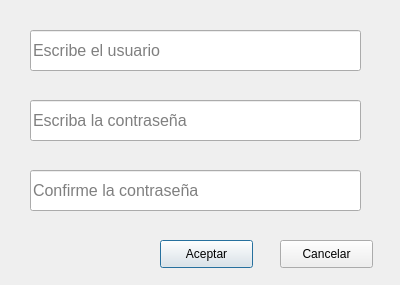
<?xml version="1.0" encoding="UTF-8"?>
<ui version="4.0">
 <class>Dialog</class>
 <widget class="QDialog" name="Dialog">
  <property name="geometry">
   <rect>
    <x>0</x>
    <y>0</y>
    <width>400</width>
    <height>285</height>
   </rect>
  </property>
  <property name="windowTitle">
   <string>Dialog</string>
  </property>
  <widget class="QLineEdit" name="txtUsuarioRegistrar">
   <property name="geometry">
    <rect>
     <x>30</x>
     <y>30</y>
     <width>331</width>
     <height>41</height>
    </rect>
   </property>
   <property name="font">
    <font>
     <pointsize>12</pointsize>
    </font>
   </property>
   <property name="placeholderText">
    <string>Escribe el usuario</string>
   </property>
  </widget>
  <widget class="QLineEdit" name="txtRegistrarPassword">
   <property name="geometry">
    <rect>
     <x>30</x>
     <y>100</y>
     <width>331</width>
     <height>41</height>
    </rect>
   </property>
   <property name="font">
    <font>
     <pointsize>12</pointsize>
    </font>
   </property>
   <property name="placeholderText">
    <string>Escriba la contraseña</string>
   </property>
  </widget>
  <widget class="QLineEdit" name="txtConfirmarPassword">
   <property name="geometry">
    <rect>
     <x>30</x>
     <y>170</y>
     <width>331</width>
     <height>41</height>
    </rect>
   </property>
   <property name="font">
    <font>
     <pointsize>12</pointsize>
    </font>
   </property>
   <property name="text">
    <string/>
   </property>
   <property name="placeholderText">
    <string>Confirme la contraseña</string>
   </property>
  </widget>
  <widget class="QPushButton" name="btnRegistrarAceptar">
   <property name="geometry">
    <rect>
     <x>160</x>
     <y>240</y>
     <width>93</width>
     <height>28</height>
    </rect>
   </property>
   <property name="text">
    <string>Aceptar</string>
   </property>
  </widget>
  <widget class="QPushButton" name="btnRegistrarCancelar">
   <property name="geometry">
    <rect>
     <x>280</x>
     <y>240</y>
     <width>93</width>
     <height>28</height>
    </rect>
   </property>
   <property name="text">
    <string>Cancelar</string>
   </property>
  </widget>
 </widget>
 <resources/>
 <connections/>
</ui>
